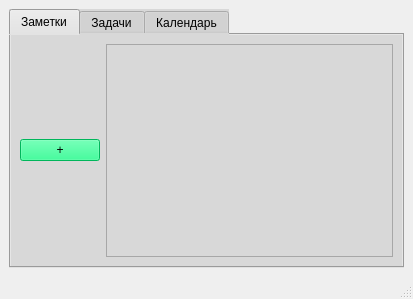
<?xml version="1.0" encoding="UTF-8"?>
<ui version="4.0">
 <class>MainWindow</class>
 <widget class="QMainWindow" name="MainWindow">
  <property name="geometry">
   <rect>
    <x>0</x>
    <y>0</y>
    <width>413</width>
    <height>299</height>
   </rect>
  </property>
  <property name="windowTitle">
   <string>MainWindow</string>
  </property>
  <widget class="QWidget" name="centralwidget">
   <layout class="QGridLayout" name="gridLayout">
    <item row="0" column="0">
     <widget class="QTabWidget" name="tabWidget">
      <property name="styleSheet">
       <string notr="true">background-color: rgb(216, 216, 216);</string>
      </property>
      <property name="currentIndex">
       <number>0</number>
      </property>
      <widget class="QWidget" name="tab">
       <attribute name="title">
        <string>Заметки</string>
       </attribute>
       <layout class="QHBoxLayout" name="horizontalLayout">
        <item>
         <widget class="QPushButton" name="crbt_notes">
          <property name="minimumSize">
           <size>
            <width>21</width>
            <height>0</height>
           </size>
          </property>
          <property name="styleSheet">
           <string notr="true">background-color: rgb(0, 255, 127);</string>
          </property>
          <property name="text">
           <string>+</string>
          </property>
         </widget>
        </item>
        <item>
         <widget class="QTableView" name="tableView"/>
        </item>
       </layout>
      </widget>
      <widget class="QWidget" name="tab_2">
       <attribute name="title">
        <string>Задачи</string>
       </attribute>
       <widget class="QPushButton" name="crbt_tasks">
        <property name="geometry">
         <rect>
          <x>10</x>
          <y>10</y>
          <width>21</width>
          <height>21</height>
         </rect>
        </property>
        <property name="styleSheet">
         <string notr="true">background-color: rgb(85, 255, 0);</string>
        </property>
        <property name="text">
         <string>+</string>
        </property>
       </widget>
      </widget>
      <widget class="QWidget" name="tab_3">
       <attribute name="title">
        <string>Календарь</string>
       </attribute>
       <layout class="QFormLayout" name="formLayout_2">
        <item row="0" column="1">
         <widget class="QCalendarWidget" name="calendarWidget">
          <property name="styleSheet">
           <string notr="true">alternate-background-color: rgb(85, 255, 127);</string>
          </property>
         </widget>
        </item>
       </layout>
      </widget>
     </widget>
    </item>
   </layout>
  </widget>
  <widget class="QMenuBar" name="menubar">
   <property name="geometry">
    <rect>
     <x>0</x>
     <y>0</y>
     <width>413</width>
     <height>22</height>
    </rect>
   </property>
  </widget>
  <widget class="QStatusBar" name="statusbar"/>
 </widget>
 <resources/>
 <connections/>
</ui>
